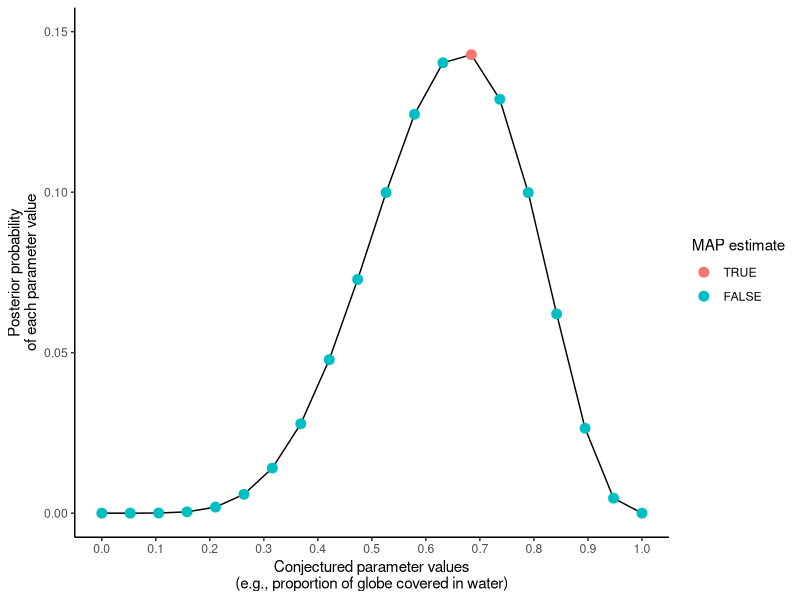

The R script that drew this image:
## ---- chunk 1
library(tidyverse)
## ---- chunk 2
# (1) Define the grid. This means you decide how many points to use in estimating the posterior, and then you make a list of the parameter values on the grid. 
# (2) Compute the value of the prior at each parameter value on the grid. 
# (3) Compute the likelihood at each parameter value. 
# (4) Compute the unstandardized posterior at each parameter value, by multiplying the prior by the likelihood.
# (5) Finally, standardize the posterior, by dividing each value by the sum of all values.

# describe your data of 9 data pts
success_n = 6
trials_n = 9

# define your grid
grid_length = 20

# perform grid approximation
ds_globe_toss <- 
  tibble( 
    parameter_prop = seq(from = 0, to = 1, length.out = grid_length),
    prior = rep(1, grid_length),
    likelihood = 
      dbinom(x = success_n, size = trials_n, prob = parameter_prop),
    posterior = (likelihood * prior) / sum(likelihood * prior) 
  )

ds_globe_toss
## ---- chunk 3
ds_globe_toss %>% 
  mutate(map_value = ifelse(posterior == max(posterior), TRUE, FALSE)) %>% 
  ggplot(aes(x = parameter_prop, y = posterior)) + 
    geom_line() + 
    geom_point(aes(color = fct_rev(as.factor(map_value))), size = 3) + 
    scale_x_continuous(breaks = seq(0, 1, by = .1)) + 
    scale_y_continuous(limits =c(0, .15)) + 
    labs(
      x = "Conjectured parameter values\n(e.g., proportion of globe covered in water)",
      y = "Posterior probability\nof each parameter value",
      color = "MAP estimate"
    ) + 
  theme_classic()
